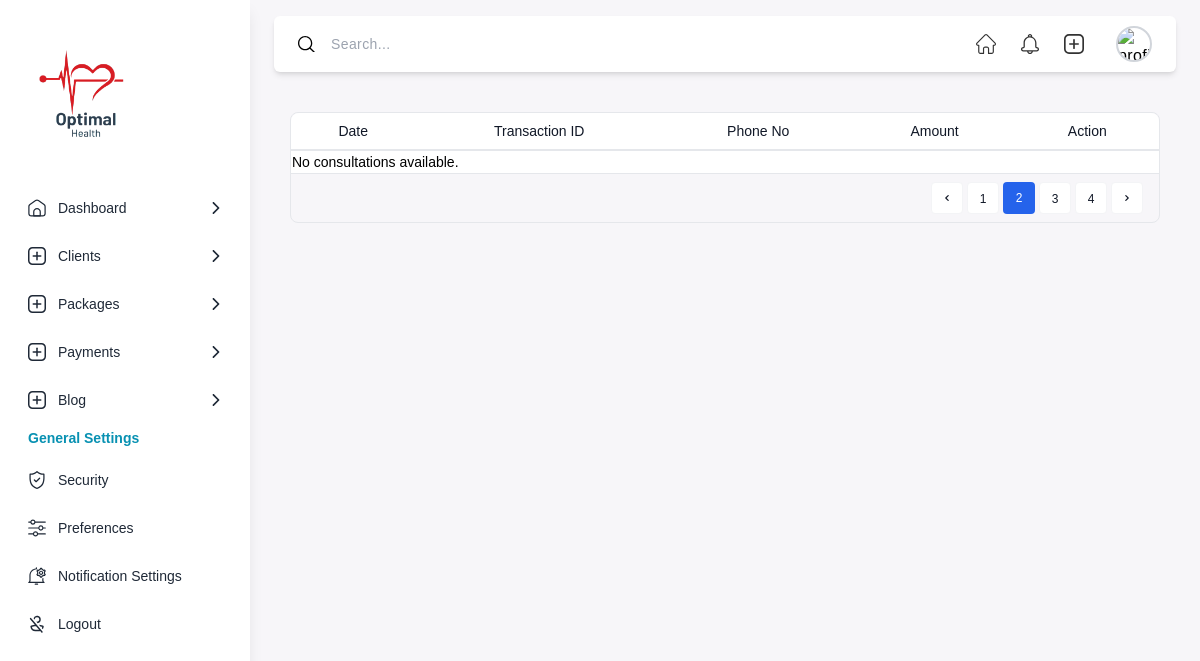
The page /payment_list/ on the database as committed earlier.
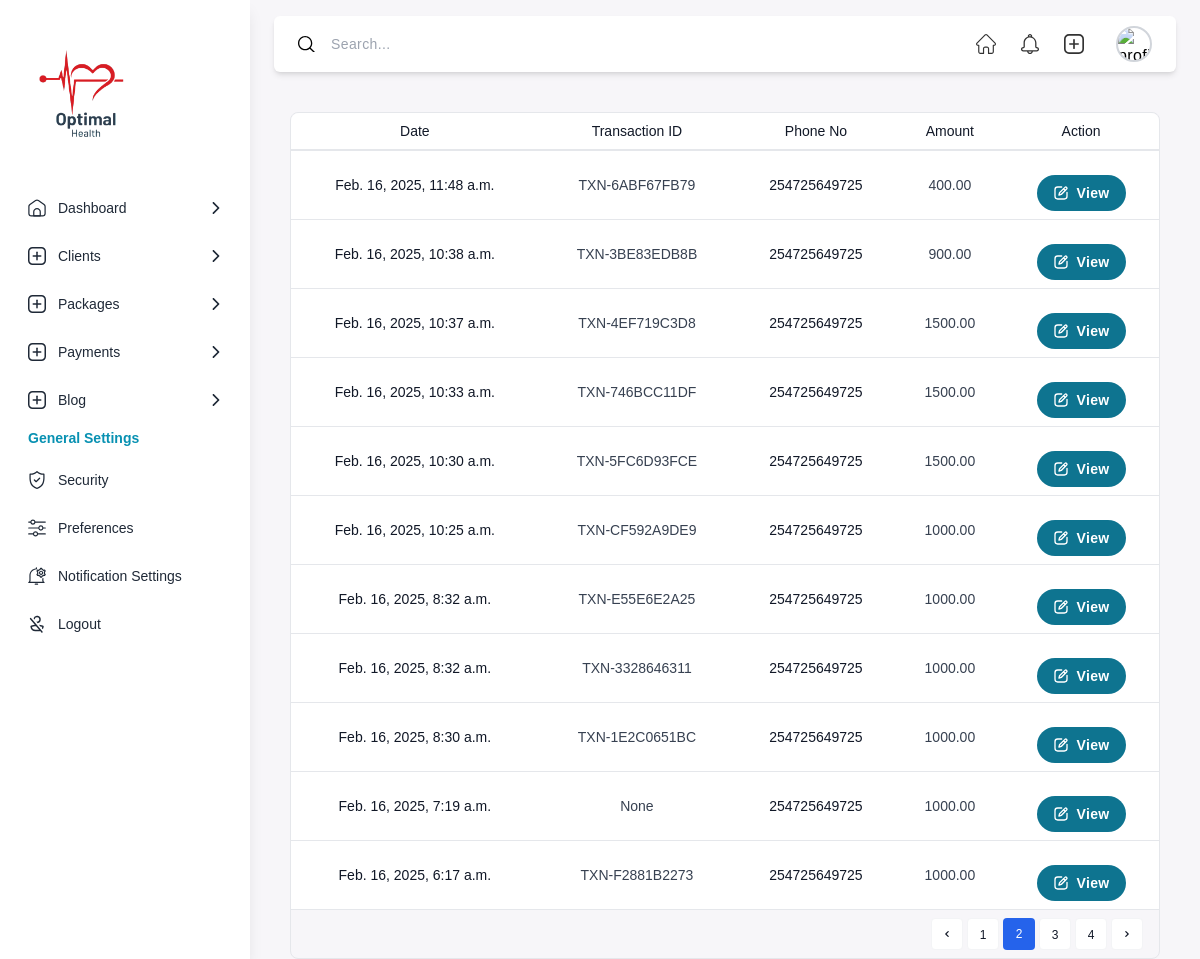
The same page on the database as committed later.
### optimal/models.py (models this page shows, shortened)
class Payment(models.Model):
    phone_number = models.CharField(max_length=15)
    amount = models.DecimalField(max_digits=10, decimal_places=2)
    account_reference = models.CharField(max_length=100)
    transaction_desc = models.TextField()
    transaction_id = models.CharField(max_length=100, unique=True, editable=False)
    status = models.CharField(max_length=20, choices=[('pending', 'Pending'), ('success', 'Success'), ('failed', 'Failed')])
    created_at = models.DateTimeField(auto_now_add=True)

### optimal/views.py (the view)
# urls.py: path('payment_list/', payment_list, name='payment_list'),
def payment_list(request):
    payments = Payment.objects.all().order_by('-created_at')  # Fetch payments in latest order
    context = {
        'payments': payments
    }
    return render(request, 'adminstrator/payment_list.html', context)

### templates/adminstrator/payment_list.html (shortened to what this page needs)
{% extends "adminstrator/base.html" %}
{% block content %}
<div class="rounded-lg border ml-4 mr-4 mt-10 border-gray-200">
  <div class="overflow-x-auto rounded-t-lg">
    <table class="min-w-full divide-y-2 divide-gray-200 bg-white text-sm">
      <thead class="ltr:text-left rtl:text-right">
        <tr>
        <th class="whitespace-nowrap px-4 py-2 font-medium text-gray-900">Date</th>
        <th class="whitespace-nowrap px-4 py-2 font-medium text-gray-900">Transaction ID</th>
          <th class="whitespace-nowrap px-4 py-2 font-medium text-gray-900">Phone No</th>
          <th class="whitespace-nowrap px-4 py-2 font-medium text-gray-900">Amount</th>
          <th class="whitespace-nowrap px-4 py-2 font-medium text-gray-900">Action</th>
        </tr>
      </thead>
      <tbody class="divide-y divide-gray-200">
        {% for payment in payments %}
        <tr>
        <td class="whitespace-nowrap px-4 py-2 text-center font-medium text-gray-900">{{ payment.created_at }}</td>
        <td class="whitespace-nowrap px-4 py-2 text-center text-gray-700">{{ payment.transaction_id }}</td>
          <td class="whitespace-nowrap px-4 py-2 text-center font-medium text-gray-900">{{ payment.phone_number }}</td>
          <td class="whitespace-nowrap px-4 py-2 text-center text-gray-700">{{ payment.amount }}</td>
          <td class="whitespace-nowrap px-4 py-2 text-gray-700">
            <a href="" >
            <ul class="flex items-center justify-center space-x-4 font-[sans-serif] mt-4">
              <li class="text-white bg-cyan-700 px-4 py-2 rounded-full text-sm tracking-wide font-bold cursor-pointer flex items-center">
                View
              </li>
            </ul>
          </a>
          </td>
        </tr>
        {% empty %}
        <tr>
            <td colspan="10">No consultations available.</td>
        </tr>
        {% endfor %}
      </tbody>
    </table>
  </div>
  <div class="rounded-b-lg border-t border-gray-200 px-4 py-2">
    <ol class="flex justify-end gap-1 text-xs font-medium">
      <li>
        <a
          href="#"
          class="inline-flex size-8 items-center justify-center rounded border border-gray-100 bg-white text-gray-900 rtl:rotate-180"
        >
          <svg
            xmlns="http://www.w3.org/2000/svg"
            class="size-3"
            viewBox="0 0 20 20"
            fill="currentColor"
          >
            <path
              fill-rule="evenodd"
              d="M12.707 5.293a1 1 0 010 1.414L9.414 10l3.293 3.293a1 1 0 01-1.414 1.414l-4-4a1 1 0 010-1.414l4-4a1 1 0 011.414 0z"
              clip-rule="evenodd"
            />
          </svg>
        </a>
      </li>
      <li>
        <a
          href="#"
          class="block size-8 rounded border border-gray-100 bg-white text-center leading-8 text-gray-900"
        >
          1
        </a>
      </li>
      <li class="block size-8 rounded border-blue-600 bg-blue-600 text-center leading-8 text-white">
        2
      </li>
      <li>
        <a
          href="#"
          class="block size-8 rounded border border-gray-100 bg-white text-center leading-8 text-gray-900"
        >
          3
        </a>
      </li>
      <li>
        <a
          href="#"
          class="block size-8 rounded border border-gray-100 bg-white text-center leading-8 text-gray-900"
        >
          4
        </a>
      </li>
      <li>
        <a
          href="#"
          class="inline-flex size-8 items-center justify-center rounded border border-gray-100 bg-white text-gray-900 rtl:rotate-180"
        >
          <svg
            xmlns="http://www.w3.org/2000/svg"
            class="size-3"
            viewBox="0 0 20 20"
            fill="currentColor"
          >
            <path
              fill-rule="evenodd"
              d="M7.293 14.707a1 1 0 010-1.414L10.586 10 7.293 6.707a1 1 0 011.414-1.414l4 4a1 1 0 010 1.414l-4 4a1 1 0 01-1.414 0z"
              clip-rule="evenodd"
            />
          </svg>
        </a>
      </li>
    </ol>
  </div>
</div>
</section>
{% endblock %}

Rows that differ between the two databases and show on the page:
added Payment: created_at "Feb. 16, 2025, 11:48 a.m.", transaction_id "TXN-6ABF67FB79", phone_number "254725649725", amount "400.00"
added Payment: created_at "Feb. 16, 2025, 10:38 a.m.", transaction_id "TXN-3BE83EDB8B", phone_number "254725649725", amount "900.00"
added Payment: created_at "Feb. 16, 2025, 10:37 a.m.", transaction_id "TXN-4EF719C3D8", phone_number "254725649725", amount "1500.00"
added Payment: created_at "Feb. 16, 2025, 10:33 a.m.", transaction_id "TXN-746BCC11DF", phone_number "254725649725", amount "1500.00"
added Payment: created_at "Feb. 16, 2025, 10:30 a.m.", transaction_id "TXN-5FC6D93FCE", phone_number "254725649725", amount "1500.00"
added Payment: created_at "Feb. 16, 2025, 10:25 a.m.", transaction_id "TXN-CF592A9DE9", phone_number "254725649725", amount "1000.00"
added Payment: created_at "Feb. 16, 2025, 8:32 a.m.", transaction_id "TXN-E55E6E2A25", phone_number "254725649725", amount "1000.00"
added Payment: created_at "Feb. 16, 2025, 8:32 a.m.", transaction_id "TXN-3328646311", phone_number "254725649725", amount "1000.00"
added Payment: created_at "Feb. 16, 2025, 8:30 a.m.", transaction_id "TXN-1E2C0651BC", phone_number "254725649725", amount "1000.00"
added Payment: created_at "Feb. 16, 2025, 7:19 a.m.", transaction_id "None", phone_number "254725649725", amount "1000.00"
added Payment: created_at "Feb. 16, 2025, 6:17 a.m.", transaction_id "TXN-F2881B2273", phone_number "254725649725", amount "1000.00"
Other text that changed with them:
text no longer shown: "No consultations available."
